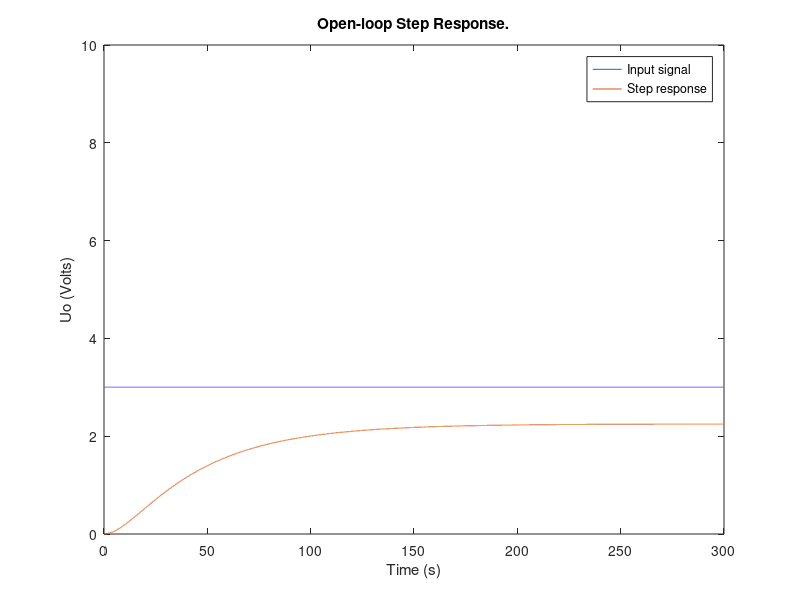
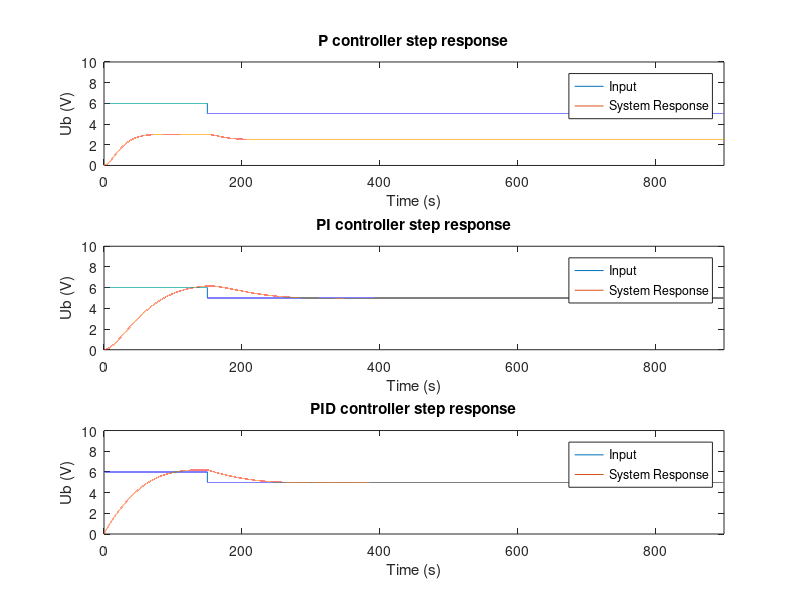

Source code (MATLAB) for these figures, in order:
close all;
clear all;
pkg load control    %Delete
pkg load signal     %Delete
clc



Ks = 0.75;
Tg = 50;
Tu = 5;

T1 = 10;
T2 = 40;
Tsum = T1 + T2;

sys  = Ks * tf(1, [T1 1]) * tf(1, [T2 1])

%D1
figure('Name','Transfer function')
% [y,t] = step(sys);
t=0:0.01:300;
for k=1:length(t)
    if(t(k)<0)
        y(k) = 0;
    else
        y(k) = 3;
    end
end
plot(t, y);
hold on
st = lsim(sys,y,t);
plot(t, st);
title('Open-loop Step Response.');
ylabel('Uo (Volts)');
xlabel('Time (s)'); 
legend('Input signal', 'Step response')
axis([0 300 0 10])
hold off

%D2

%% ********* Tsum method ***********
fprintf('\n\t\t20 percent overshoot\n');
        %p controller
%///Parameters
Kp1 = 1/Ks;
%\\\
PID_controller = pidstd(Kp1);
tf(PID_controller)
m1 = feedback(PID_controller*sys,1)
%plots
% figure('name', 'Tsum method')
% subplot(3,1,1),
% step(m1); 
% hold on;
% step(sys);
% title(['P controler (Kp = ' num2str(Kp1) ').']);
% legend('P_step','Sys');


        %pi controller
%///Parameters
Kp2 = 0.5 / Ks;
Ti1 = 0.5 * Tsum;
%\\\
PID_controller = pidstd(Kp2, Ti1);
tf(PID_controller)
m2 = feedback(PID_controller*sys,1)
%plots
% subplot(3,1,2),
% step(m2); 
% hold on; 
% step(sys);
% title(['PI controler (Kp = ' num2str(Kp2) ', Ki = ' num2str(Ti1) ').']);
% legend('PI_step','Sys');


        %pid controller
%///Parameters
Kp3 = 1 / Ks;
Ti2 = 0.66 * Tsum;
Td = 0.17 * Tsum;
%\\\
PID_controller = pidstd(Kp3, Ti2, Td);
tf(PID_controller)
m3 = feedback(PID_controller*sys,1)
%plots
% subplot(3,1,3),
% step(m3); 
% hold on; 
% step(sys);
% title(['PID controler (Kp = ' num2str(Kp3) ', Ki = ' num2str(Ti2) ', Kd = ' num2str(Td) ').']);
% legend('PID_step','Sys');

%input
t1=0:0.01:900;
for k=1:length(t1)
    if(t1(k)<0)
        y1(k) = 5;
    elseif(t1(k)>=0 && t1(k)<=150)
        y1(k) = 6;
    else
        y1(k) = 5;
    end
end

%p response
figure('Name','Tsum method controllers')
subplot(3,1,1),
plot(t1, y1)
axis([0 900 0 10])
hold on
resp = lsim(m1,y1,t1);
plot(t1, resp) 
title('P controller step response')
legend('Input', 'System Response')
xlabel('Time (s)'); 
ylabel('Ub (V)'); 
e = resp - (y1.');
% Errors
iea = trapz(t1,abs(e));          % IAE trapz=numerical integration 
ise = trapz(t1,e.^2);            % ISE 
itae = trapz(t1, t1'.*abs(e));     % ITAE
itse = trapz(t1,t1'.*(e.^2));      % ITSE

%pi response
subplot(3,1,2),
plot(t1, y1)
axis([0 900 0 10])
hold on
resp = lsim(m2,y1,t1);
plot(t1, resp) 
title('PI controller step response')
legend('Input', 'System Response')
xlabel('Time (s)'); 
ylabel('Ub (V)'); 
e = resp - (y1.');
% Errors
iea = trapz(t1,abs(e));          % IAE trapz=numerical integration 
ise = trapz(t1,e.^2);            % ISE 
itae = trapz(t1, t1'.*abs(e));     % ITAE
itse = trapz(t1,t1'.*(e.^2));      % ITSE

%pi response
subplot(3,1,3),
plot(t1, y1)
axis([0 900 0 10])
hold on
resp = lsim(m3,y1,t1);
plot(t1, resp) 
title('PID controller step response')
legend('Input', 'System Response')
xlabel('Time (s)'); 
ylabel('Ub (V)'); 
e = resp - (y1.');
% Errors
iea = trapz(t1,abs(e));          % IAE trapz=numerical integration 
ise = trapz(t1,e.^2);            % ISE 
itae = trapz(t1, t1'.*abs(e));     % ITAE
itse = trapz(t1,t1'.*(e.^2));      % ITSE
